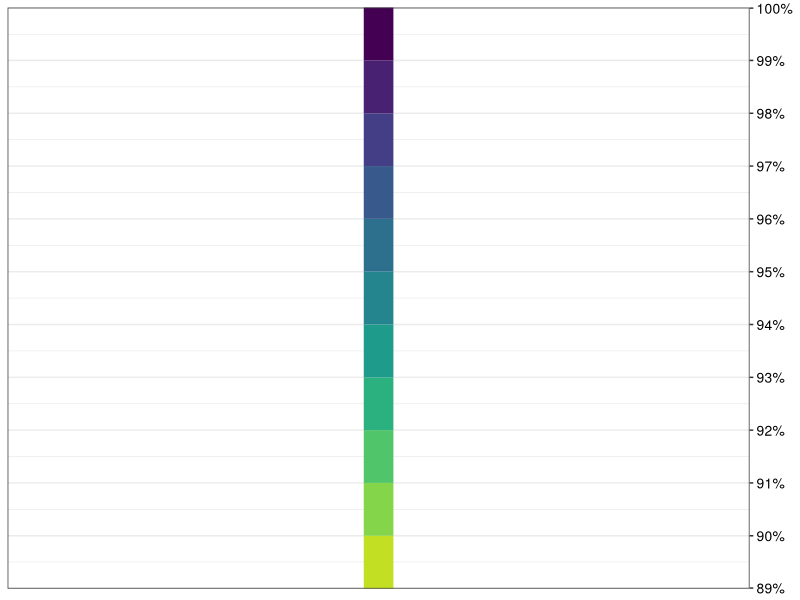

Source code (R):
# Benjamin Jean-Marie Tremblay
# 2021-07-10

library(ggplot2)

PctIDcolours <- rev(viridis::viridis_pal()(12))[-1]

p <- ggplot() +
  geom_segment(aes(x = 89, xend = 90, y = 1, yend = 1), size = 10, colour = PctIDcolours[1]) +
  geom_segment(aes(x = 90, xend = 91, y = 1, yend = 1), size = 10, colour = PctIDcolours[2]) +
  geom_segment(aes(x = 91, xend = 92, y = 1, yend = 1), size = 10, colour = PctIDcolours[3]) +
  geom_segment(aes(x = 92, xend = 93, y = 1, yend = 1), size = 10, colour = PctIDcolours[4]) +
  geom_segment(aes(x = 93, xend = 94, y = 1, yend = 1), size = 10, colour = PctIDcolours[5]) +
  geom_segment(aes(x = 94, xend = 95, y = 1, yend = 1), size = 10, colour = PctIDcolours[6]) +
  geom_segment(aes(x = 95, xend = 96, y = 1, yend = 1), size = 10, colour = PctIDcolours[7]) +
  geom_segment(aes(x = 96, xend = 97, y = 1, yend = 1), size = 10, colour = PctIDcolours[8]) +
  geom_segment(aes(x = 97, xend = 98, y = 1, yend = 1), size = 10, colour = PctIDcolours[9]) +
  geom_segment(aes(x = 98, xend = 99, y = 1, yend = 1), size = 10, colour = PctIDcolours[10]) +
  geom_segment(aes(x = 99, xend = 100, y = 1, yend = 1), size = 10, colour = PctIDcolours[11]) +
  scale_y_continuous(expand = c(0, 0), labels = NULL) +
  scale_x_continuous(expand = c(0, 0), breaks = c(89.01, 90:99, 99.99), labels = paste0(89:100, "%"),
    position = "top") +
  # geom_vline(xintercept = 90:99, colour = "black", size = 5) +
  xlab(NULL) + ylab(NULL) +
  coord_flip() +
  theme_bw() +
  theme(
    axis.ticks.x = element_blank(),
    panel.background = element_blank(),
    plot.background = element_blank(),
    axis.text.x = element_text(colour = "black", size = 10),
    axis.text.y = element_text(colour = "black", size = 10)
  )

ggsave("figures/CircosPercentID_legend.pdf", plot = p, width = 0.816, height = 2.62)
